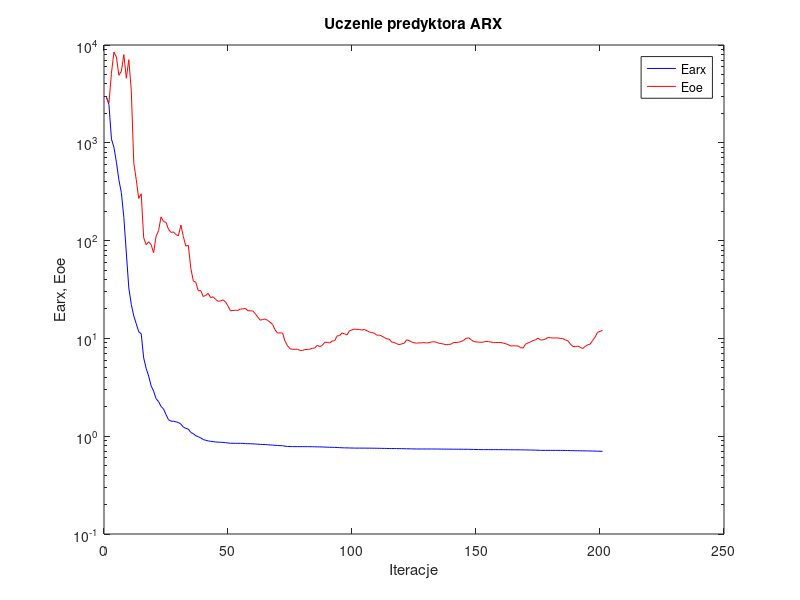
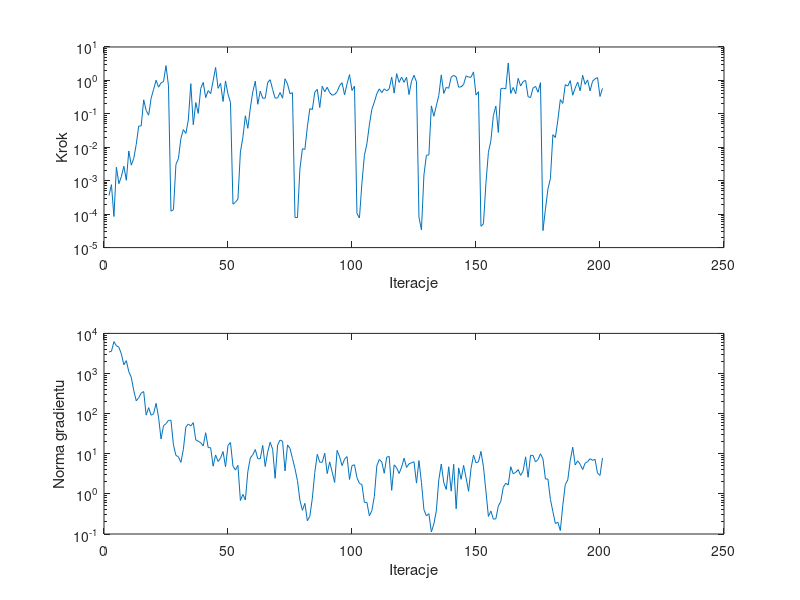

These charts were generated, in order, by the following MATLAB code:
%uczenie predyktora arx
clear all;
n=0; farx(n+1)=2.930982e+003; foe(n+1)=2.897202e+003; wspucz(n+1)=0.000000e+000; ng(n+1)=0.000000e+000;
%odnowa zmiennej metryki
n=1; farx(n+1)=2.456734e+003; foe(n+1)=2.563262e+003; krok(n+1)=3.604935e-004; ng(n+1)=3.440965e+003;
n=2; farx(n+1)=1.092846e+003; foe(n+1)=5.144940e+003; krok(n+1)=7.625735e-004; ng(n+1)=3.581809e+003;
n=3; farx(n+1)=9.004722e+002; foe(n+1)=8.473359e+003; krok(n+1)=8.509035e-005; ng(n+1)=6.223809e+003;
n=4; farx(n+1)=6.336114e+002; foe(n+1)=7.528685e+003; krok(n+1)=2.530456e-003; ng(n+1)=4.945159e+003;
n=5; farx(n+1)=4.173931e+002; foe(n+1)=4.902558e+003; krok(n+1)=8.178849e-004; ng(n+1)=4.509886e+003;
n=6; farx(n+1)=3.085533e+002; foe(n+1)=5.406411e+003; krok(n+1)=1.323776e-003; ng(n+1)=3.069046e+003;
n=7; farx(n+1)=1.723068e+002; foe(n+1)=7.978456e+003; krok(n+1)=2.707062e-003; ng(n+1)=1.651583e+003;
n=8; farx(n+1)=7.478066e+001; foe(n+1)=4.568574e+003; krok(n+1)=1.031514e-003; ng(n+1)=2.092362e+003;
n=9; farx(n+1)=3.280681e+001; foe(n+1)=7.073811e+003; krok(n+1)=7.740832e-003; ng(n+1)=1.108012e+003;
n=10; farx(n+1)=2.227913e+001; foe(n+1)=3.448476e+003; krok(n+1)=2.926191e-003; ng(n+1)=8.035813e+002;
n=11; farx(n+1)=1.697914e+001; foe(n+1)=6.239358e+002; krok(n+1)=4.648167e-003; ng(n+1)=3.750753e+002;
n=12; farx(n+1)=1.414349e+001; foe(n+1)=4.210027e+002; krok(n+1)=1.226153e-002; ng(n+1)=2.090244e+002;
n=13; farx(n+1)=1.169617e+001; foe(n+1)=2.698049e+002; krok(n+1)=4.305393e-002; ng(n+1)=2.497413e+002;
n=14; farx(n+1)=1.113921e+001; foe(n+1)=3.010670e+002; krok(n+1)=4.382471e-002; ng(n+1)=3.241143e+002;
n=15; farx(n+1)=6.316326e+000; foe(n+1)=1.069988e+002; krok(n+1)=2.624788e-001; ng(n+1)=3.551470e+002;
n=16; farx(n+1)=4.935301e+000; foe(n+1)=9.080838e+001; krok(n+1)=1.268053e-001; ng(n+1)=9.177697e+001;
n=17; farx(n+1)=4.126486e+000; foe(n+1)=9.729589e+001; krok(n+1)=9.137743e-002; ng(n+1)=1.408999e+002;
n=18; farx(n+1)=3.270659e+000; foe(n+1)=9.082095e+001; krok(n+1)=2.926858e-001; ng(n+1)=9.130269e+001;
n=19; farx(n+1)=2.892556e+000; foe(n+1)=7.507829e+001; krok(n+1)=5.393056e-001; ng(n+1)=9.999444e+001;
n=20; farx(n+1)=2.419552e+000; foe(n+1)=1.107312e+002; krok(n+1)=1.015268e+000; ng(n+1)=1.809602e+002;
n=21; farx(n+1)=2.258542e+000; foe(n+1)=1.264719e+002; krok(n+1)=6.273346e-001; ng(n+1)=8.128837e+001;
n=22; farx(n+1)=2.016203e+000; foe(n+1)=1.748107e+002; krok(n+1)=8.413217e-001; ng(n+1)=2.331423e+001;
n=23; farx(n+1)=1.902024e+000; foe(n+1)=1.565188e+002; krok(n+1)=9.270274e-001; ng(n+1)=5.000314e+001;
n=24; farx(n+1)=1.664208e+000; foe(n+1)=1.538392e+002; krok(n+1)=2.772031e+000; ng(n+1)=5.638831e+001;
n=25; farx(n+1)=1.474269e+000; foe(n+1)=1.306273e+002; krok(n+1)=6.930078e-001; ng(n+1)=6.783306e+001;
%odnowa zmiennej metryki
n=26; farx(n+1)=1.425235e+000; foe(n+1)=1.212658e+002; krok(n+1)=1.228120e-004; ng(n+1)=6.811637e+001;
n=27; farx(n+1)=1.422479e+000; foe(n+1)=1.226989e+002; krok(n+1)=1.356650e-004; ng(n+1)=1.667942e+001;
n=28; farx(n+1)=1.403076e+000; foe(n+1)=1.151452e+002; krok(n+1)=3.056641e-003; ng(n+1)=9.104549e+000;
n=29; farx(n+1)=1.380083e+000; foe(n+1)=1.120050e+002; krok(n+1)=4.615511e-003; ng(n+1)=8.411496e+000;
n=30; farx(n+1)=1.328667e+000; foe(n+1)=1.441494e+002; krok(n+1)=1.834657e-002; ng(n+1)=6.099918e+000;
n=31; farx(n+1)=1.238480e+000; foe(n+1)=1.097306e+002; krok(n+1)=3.388472e-002; ng(n+1)=1.294565e+001;
n=32; farx(n+1)=1.203206e+000; foe(n+1)=8.773910e+001; krok(n+1)=2.592196e-002; ng(n+1)=4.623739e+001;
n=33; farx(n+1)=1.181228e+000; foe(n+1)=8.961761e+001; krok(n+1)=6.561970e-002; ng(n+1)=5.506969e+001;
n=34; farx(n+1)=1.090825e+000; foe(n+1)=5.225076e+001; krok(n+1)=8.006244e-001; ng(n+1)=4.954681e+001;
n=35; farx(n+1)=1.062908e+000; foe(n+1)=3.870655e+001; krok(n+1)=4.725510e-002; ng(n+1)=5.950241e+001;
n=36; farx(n+1)=1.011376e+000; foe(n+1)=3.752687e+001; krok(n+1)=2.176811e-001; ng(n+1)=2.215983e+001;
n=37; farx(n+1)=9.889010e-001; foe(n+1)=3.075699e+001; krok(n+1)=1.031518e-001; ng(n+1)=2.055556e+001;
n=38; farx(n+1)=9.614249e-001; foe(n+1)=3.084844e+001; krok(n+1)=5.727234e-001; ng(n+1)=1.886479e+001;
n=39; farx(n+1)=9.250106e-001; foe(n+1)=2.682737e+001; krok(n+1)=8.733373e-001; ng(n+1)=1.569516e+001;
n=40; farx(n+1)=9.082912e-001; foe(n+1)=2.750690e+001; krok(n+1)=3.061194e-001; ng(n+1)=3.340674e+001;
n=41; farx(n+1)=8.957181e-001; foe(n+1)=2.894797e+001; krok(n+1)=4.964909e-001; ng(n+1)=1.428279e+001;
n=42; farx(n+1)=8.863731e-001; foe(n+1)=2.611522e+001; krok(n+1)=4.004429e-001; ng(n+1)=1.413776e+001;
n=43; farx(n+1)=8.808411e-001; foe(n+1)=2.662215e+001; krok(n+1)=9.761687e-001; ng(n+1)=4.902406e+000;
n=44; farx(n+1)=8.722522e-001; foe(n+1)=2.505093e+001; krok(n+1)=2.446161e+000; ng(n+1)=9.332493e+000;
n=45; farx(n+1)=8.698398e-001; foe(n+1)=2.394870e+001; krok(n+1)=5.786742e-001; ng(n+1)=6.407797e+000;
n=46; farx(n+1)=8.669287e-001; foe(n+1)=2.416671e+001; krok(n+1)=8.224396e-001; ng(n+1)=7.790880e+000;
n=47; farx(n+1)=8.646653e-001; foe(n+1)=2.477648e+001; krok(n+1)=2.343012e-001; ng(n+1)=1.136805e+001;
n=48; farx(n+1)=8.587399e-001; foe(n+1)=2.364898e+001; krok(n+1)=9.673187e-001; ng(n+1)=4.745017e+000;
n=49; farx(n+1)=8.528910e-001; foe(n+1)=2.141587e+001; krok(n+1)=3.854790e-001; ng(n+1)=1.623855e+001;
n=50; farx(n+1)=8.472640e-001; foe(n+1)=1.913537e+001; krok(n+1)=2.186494e-001; ng(n+1)=1.904239e+001;
%odnowa zmiennej metryki
n=51; farx(n+1)=8.469699e-001; foe(n+1)=1.932158e+001; krok(n+1)=1.991080e-004; ng(n+1)=4.904586e+000;
n=52; farx(n+1)=8.466915e-001; foe(n+1)=1.941195e+001; krok(n+1)=2.285820e-004; ng(n+1)=3.917812e+000;
n=53; farx(n+1)=8.458553e-001; foe(n+1)=1.931841e+001; krok(n+1)=2.814089e-004; ng(n+1)=5.141830e+000;
n=54; farx(n+1)=8.455333e-001; foe(n+1)=2.000416e+001; krok(n+1)=7.251821e-003; ng(n+1)=6.826003e-001;
n=55; farx(n+1)=8.441563e-001; foe(n+1)=2.003580e+001; krok(n+1)=1.989989e-002; ng(n+1)=9.749906e-001;
n=56; farx(n+1)=8.402444e-001; foe(n+1)=2.022147e+001; krok(n+1)=8.764941e-002; ng(n+1)=7.066672e-001;
n=57; farx(n+1)=8.381170e-001; foe(n+1)=1.920056e+001; krok(n+1)=3.692409e-002; ng(n+1)=3.617960e+000;
n=58; farx(n+1)=8.374336e-001; foe(n+1)=1.915900e+001; krok(n+1)=1.497077e-001; ng(n+1)=7.874640e+000;
n=59; farx(n+1)=8.355953e-001; foe(n+1)=1.907058e+001; krok(n+1)=4.572701e-001; ng(n+1)=9.438136e+000;
n=60; farx(n+1)=8.322037e-001; foe(n+1)=1.784736e+001; krok(n+1)=9.453922e-001; ng(n+1)=1.275790e+001;
n=61; farx(n+1)=8.289389e-001; foe(n+1)=1.650992e+001; krok(n+1)=1.937164e-001; ng(n+1)=7.571114e+000;
n=62; farx(n+1)=8.250475e-001; foe(n+1)=1.535868e+001; krok(n+1)=4.788369e-001; ng(n+1)=7.468781e+000;
n=63; farx(n+1)=8.230607e-001; foe(n+1)=1.561125e+001; krok(n+1)=2.928073e-001; ng(n+1)=1.612474e+001;
n=64; farx(n+1)=8.214934e-001; foe(n+1)=1.579307e+001; krok(n+1)=2.931171e-001; ng(n+1)=4.822272e+000;
n=65; farx(n+1)=8.174718e-001; foe(n+1)=1.525482e+001; krok(n+1)=8.670260e-001; ng(n+1)=1.105754e+001;
n=66; farx(n+1)=8.138675e-001; foe(n+1)=1.464670e+001; krok(n+1)=1.049915e+000; ng(n+1)=1.936156e+001;
n=67; farx(n+1)=8.113416e-001; foe(n+1)=1.387128e+001; krok(n+1)=5.350602e-001; ng(n+1)=1.295439e+001;
n=68; farx(n+1)=8.066141e-001; foe(n+1)=1.219272e+001; krok(n+1)=2.942678e-001; ng(n+1)=2.448055e+000;
n=69; farx(n+1)=8.039883e-001; foe(n+1)=1.133957e+001; krok(n+1)=3.000122e-001; ng(n+1)=1.648470e+001;
n=70; farx(n+1)=8.011017e-001; foe(n+1)=1.139492e+001; krok(n+1)=4.352152e-001; ng(n+1)=2.192248e+001;
n=71; farx(n+1)=7.989696e-001; foe(n+1)=1.134726e+001; krok(n+1)=2.944474e-001; ng(n+1)=2.058863e+001;
n=72; farx(n+1)=7.904723e-001; foe(n+1)=9.334539e+000; krok(n+1)=1.120145e+000; ng(n+1)=3.739436e+000;
n=73; farx(n+1)=7.860889e-001; foe(n+1)=8.403537e+000; krok(n+1)=7.773108e-001; ng(n+1)=1.661770e+001;
n=74; farx(n+1)=7.841306e-001; foe(n+1)=7.842234e+000; krok(n+1)=4.004429e-001; ng(n+1)=1.354768e+001;
n=75; farx(n+1)=7.823821e-001; foe(n+1)=7.729823e+000; krok(n+1)=4.288049e-001; ng(n+1)=7.616066e+000;
%odnowa zmiennej metryki
n=76; farx(n+1)=7.822654e-001; foe(n+1)=7.752288e+000; krok(n+1)=7.999634e-005; ng(n+1)=4.271612e+000;
n=77; farx(n+1)=7.822366e-001; foe(n+1)=7.750945e+000; krok(n+1)=7.847260e-005; ng(n+1)=2.138439e+000;
n=78; farx(n+1)=7.821691e-001; foe(n+1)=7.550669e+000; krok(n+1)=2.269576e-003; ng(n+1)=6.948634e-001;
n=79; farx(n+1)=7.820732e-001; foe(n+1)=7.527865e+000; krok(n+1)=9.069100e-003; ng(n+1)=3.904516e-001;
n=80; farx(n+1)=7.818564e-001; foe(n+1)=7.695558e+000; krok(n+1)=8.625805e-003; ng(n+1)=5.809032e-001;
n=81; farx(n+1)=7.817310e-001; foe(n+1)=7.703694e+000; krok(n+1)=4.076532e-002; ng(n+1)=2.139694e-001;
n=82; farx(n+1)=7.813000e-001; foe(n+1)=7.776156e+000; krok(n+1)=1.434696e-001; ng(n+1)=2.771289e-001;
n=83; farx(n+1)=7.806941e-001; foe(n+1)=7.912400e+000; krok(n+1)=1.338969e-001; ng(n+1)=7.728152e-001;
n=84; farx(n+1)=7.794984e-001; foe(n+1)=7.991703e+000; krok(n+1)=4.461084e-001; ng(n+1)=3.444585e+000;
n=85; farx(n+1)=7.782176e-001; foe(n+1)=8.508897e+000; krok(n+1)=5.393056e-001; ng(n+1)=9.688381e+000;
n=86; farx(n+1)=7.776273e-001; foe(n+1)=8.239672e+000; krok(n+1)=1.549381e-001; ng(n+1)=6.158683e+000;
n=87; farx(n+1)=7.757392e-001; foe(n+1)=8.481860e+000; krok(n+1)=6.709302e-001; ng(n+1)=6.152932e+000;
n=88; farx(n+1)=7.738802e-001; foe(n+1)=9.125516e+000; krok(n+1)=4.572701e-001; ng(n+1)=1.037253e+001;
n=89; farx(n+1)=7.721509e-001; foe(n+1)=9.105478e+000; krok(n+1)=6.241834e-001; ng(n+1)=3.203367e+000;
n=90; farx(n+1)=7.706601e-001; foe(n+1)=8.975278e+000; krok(n+1)=4.306047e-001; ng(n+1)=6.276511e+000;
n=91; farx(n+1)=7.696716e-001; foe(n+1)=9.399322e+000; krok(n+1)=3.607244e-001; ng(n+1)=3.516773e+000;
n=92; farx(n+1)=7.684745e-001; foe(n+1)=9.473707e+000; krok(n+1)=3.806077e-001; ng(n+1)=1.928675e+000;
n=93; farx(n+1)=7.663611e-001; foe(n+1)=1.059718e+001; krok(n+1)=4.602631e-001; ng(n+1)=1.215600e+001;
n=94; farx(n+1)=7.643271e-001; foe(n+1)=1.069644e+001; krok(n+1)=7.011953e-001; ng(n+1)=8.377981e+000;
n=95; farx(n+1)=7.614633e-001; foe(n+1)=1.137224e+001; krok(n+1)=8.536620e-001; ng(n+1)=5.062700e+000;
n=96; farx(n+1)=7.604392e-001; foe(n+1)=1.111809e+001; krok(n+1)=3.691454e-001; ng(n+1)=7.347784e+000;
n=97; farx(n+1)=7.594268e-001; foe(n+1)=1.086632e+001; krok(n+1)=7.847380e-001; ng(n+1)=8.505885e+000;
n=98; farx(n+1)=7.580589e-001; foe(n+1)=1.199170e+001; krok(n+1)=1.492366e+000; ng(n+1)=2.284983e+000;
n=99; farx(n+1)=7.573066e-001; foe(n+1)=1.220983e+001; krok(n+1)=5.014424e-001; ng(n+1)=5.096638e+000;
n=100; farx(n+1)=7.557373e-001; foe(n+1)=1.245224e+001; krok(n+1)=6.761661e-001; ng(n+1)=5.302663e+000;
%odnowa zmiennej metryki
n=101; farx(n+1)=7.556791e-001; foe(n+1)=1.236151e+001; krok(n+1)=1.042068e-004; ng(n+1)=2.539475e+000;
n=102; farx(n+1)=7.556581e-001; foe(n+1)=1.235079e+001; krok(n+1)=7.679143e-005; ng(n+1)=1.815386e+000;
n=103; farx(n+1)=7.555010e-001; foe(n+1)=1.215898e+001; krok(n+1)=8.476039e-004; ng(n+1)=1.708548e+000;
n=104; farx(n+1)=7.553540e-001; foe(n+1)=1.237208e+001; krok(n+1)=5.700116e-003; ng(n+1)=6.101826e-001;
n=105; farx(n+1)=7.549135e-001; foe(n+1)=1.198097e+001; krok(n+1)=1.264842e-002; ng(n+1)=6.161457e-001;
n=106; farx(n+1)=7.546407e-001; foe(n+1)=1.161813e+001; krok(n+1)=4.679016e-002; ng(n+1)=2.842303e-001;
n=107; farx(n+1)=7.543674e-001; foe(n+1)=1.145022e+001; krok(n+1)=1.364675e-001; ng(n+1)=3.815368e-001;
n=108; farx(n+1)=7.534456e-001; foe(n+1)=1.131907e+001; krok(n+1)=2.242518e-001; ng(n+1)=8.626379e-001;
n=109; farx(n+1)=7.528368e-001; foe(n+1)=1.077609e+001; krok(n+1)=3.983032e-001; ng(n+1)=4.971199e+000;
n=110; farx(n+1)=7.521912e-001; foe(n+1)=1.081789e+001; krok(n+1)=5.600723e-001; ng(n+1)=7.233977e+000;
n=111; farx(n+1)=7.513756e-001; foe(n+1)=1.055566e+001; krok(n+1)=4.310227e-001; ng(n+1)=6.213387e+000;
n=112; farx(n+1)=7.505304e-001; foe(n+1)=1.023664e+001; krok(n+1)=5.596492e-001; ng(n+1)=3.271553e+000;
n=113; farx(n+1)=7.494680e-001; foe(n+1)=9.890939e+000; krok(n+1)=4.842714e-001; ng(n+1)=8.236815e+000;
n=114; farx(n+1)=7.487631e-001; foe(n+1)=9.837029e+000; krok(n+1)=5.600723e-001; ng(n+1)=8.568556e+000;
n=115; farx(n+1)=7.478574e-001; foe(n+1)=9.168233e+000; krok(n+1)=1.253615e+000; ng(n+1)=1.225612e+000;
n=116; farx(n+1)=7.475946e-001; foe(n+1)=9.083098e+000; krok(n+1)=4.177026e-001; ng(n+1)=5.294827e+000;
n=117; farx(n+1)=7.471140e-001; foe(n+1)=8.838269e+000; krok(n+1)=1.601772e+000; ng(n+1)=4.475434e+000;
n=118; farx(n+1)=7.467089e-001; foe(n+1)=8.631745e+000; krok(n+1)=8.733373e-001; ng(n+1)=3.226462e+000;
n=119; farx(n+1)=7.459177e-001; foe(n+1)=8.784504e+000; krok(n+1)=1.256573e+000; ng(n+1)=4.650486e+000;
n=120; farx(n+1)=7.450878e-001; foe(n+1)=8.901066e+000; krok(n+1)=8.773192e-001; ng(n+1)=7.751601e+000;
n=121; farx(n+1)=7.438034e-001; foe(n+1)=9.660844e+000; krok(n+1)=1.242513e+000; ng(n+1)=4.568120e+000;
n=122; farx(n+1)=7.431113e-001; foe(n+1)=9.504588e+000; krok(n+1)=3.762637e-001; ng(n+1)=5.613390e+000;
n=123; farx(n+1)=7.421876e-001; foe(n+1)=9.192137e+000; krok(n+1)=9.453922e-001; ng(n+1)=5.963915e+000;
n=124; farx(n+1)=7.413638e-001; foe(n+1)=9.016492e+000; krok(n+1)=1.422745e+000; ng(n+1)=6.314256e+000;
n=125; farx(n+1)=7.404527e-001; foe(n+1)=8.947970e+000; krok(n+1)=9.073805e-001; ng(n+1)=1.857389e+000;
%odnowa zmiennej metryki
n=126; farx(n+1)=7.402060e-001; foe(n+1)=8.998541e+000; krok(n+1)=8.110079e-005; ng(n+1)=6.782657e+000;
n=127; farx(n+1)=7.401941e-001; foe(n+1)=9.004539e+000; krok(n+1)=3.400119e-005; ng(n+1)=1.938970e+000;
n=128; farx(n+1)=7.401742e-001; foe(n+1)=9.064767e+000; krok(n+1)=1.481195e-003; ng(n+1)=4.045993e-001;
n=129; farx(n+1)=7.401425e-001; foe(n+1)=8.977308e+000; krok(n+1)=5.767896e-003; ng(n+1)=2.816902e-001;
n=130; farx(n+1)=7.400988e-001; foe(n+1)=9.034445e+000; krok(n+1)=5.945944e-003; ng(n+1)=3.227506e-001;
n=131; farx(n+1)=7.399592e-001; foe(n+1)=9.195693e+000; krok(n+1)=1.732520e-001; ng(n+1)=1.127018e-001;
n=132; farx(n+1)=7.398313e-001; foe(n+1)=9.240478e+000; krok(n+1)=8.472165e-002; ng(n+1)=1.775707e-001;
n=133; farx(n+1)=7.395145e-001; foe(n+1)=9.134240e+000; krok(n+1)=1.752988e-001; ng(n+1)=3.789933e-001;
n=134; farx(n+1)=7.389547e-001; foe(n+1)=8.917789e+000; krok(n+1)=3.556863e-001; ng(n+1)=2.248795e+000;
n=135; farx(n+1)=7.382606e-001; foe(n+1)=8.864594e+000; krok(n+1)=1.462039e+000; ng(n+1)=5.546340e+000;
n=136; farx(n+1)=7.379796e-001; foe(n+1)=8.742726e+000; krok(n+1)=4.079802e-001; ng(n+1)=1.915804e+000;
n=137; farx(n+1)=7.375955e-001; foe(n+1)=8.604435e+000; krok(n+1)=6.229004e-001; ng(n+1)=1.288496e+000;
n=138; farx(n+1)=7.372770e-001; foe(n+1)=8.677994e+000; krok(n+1)=5.824576e-001; ng(n+1)=4.738816e+000;
n=139; farx(n+1)=7.369512e-001; foe(n+1)=8.744546e+000; krok(n+1)=1.258604e+000; ng(n+1)=1.170658e+000;
n=140; farx(n+1)=7.365230e-001; foe(n+1)=9.086986e+000; krok(n+1)=1.420334e+000; ng(n+1)=5.481660e+000;
n=141; farx(n+1)=7.361498e-001; foe(n+1)=9.074955e+000; krok(n+1)=1.274317e+000; ng(n+1)=4.250145e-001;
n=142; farx(n+1)=7.358538e-001; foe(n+1)=9.148329e+000; krok(n+1)=6.273059e-001; ng(n+1)=4.451701e+000;
n=143; farx(n+1)=7.355982e-001; foe(n+1)=9.289892e+000; krok(n+1)=6.428475e-001; ng(n+1)=2.307241e+000;
n=144; farx(n+1)=7.353025e-001; foe(n+1)=9.556065e+000; krok(n+1)=7.571876e-001; ng(n+1)=5.124458e+000;
n=145; farx(n+1)=7.350253e-001; foe(n+1)=1.002401e+001; krok(n+1)=1.371445e+000; ng(n+1)=2.512003e+000;
n=146; farx(n+1)=7.347404e-001; foe(n+1)=1.014015e+001; krok(n+1)=1.258604e+000; ng(n+1)=1.158474e+000;
n=147; farx(n+1)=7.338857e-001; foe(n+1)=9.716344e+000; krok(n+1)=1.242513e+000; ng(n+1)=4.327583e+000;
n=148; farx(n+1)=7.321286e-001; foe(n+1)=9.319285e+000; krok(n+1)=1.800219e+000; ng(n+1)=9.230173e+000;
n=149; farx(n+1)=7.309390e-001; foe(n+1)=9.206311e+000; krok(n+1)=3.655097e-001; ng(n+1)=5.967490e+000;
n=150; farx(n+1)=7.298768e-001; foe(n+1)=9.169645e+000; krok(n+1)=4.577617e-001; ng(n+1)=6.297917e+000;
%odnowa zmiennej metryki
n=151; farx(n+1)=7.293310e-001; foe(n+1)=9.126649e+000; krok(n+1)=4.334515e-005; ng(n+1)=1.145840e+001;
n=152; farx(n+1)=7.291644e-001; foe(n+1)=9.170878e+000; krok(n+1)=5.162212e-005; ng(n+1)=4.748806e+000;
n=153; farx(n+1)=7.290718e-001; foe(n+1)=9.337720e+000; krok(n+1)=8.409074e-004; ng(n+1)=1.165356e+000;
n=154; farx(n+1)=7.290491e-001; foe(n+1)=9.256410e+000; krok(n+1)=7.032104e-003; ng(n+1)=2.740592e-001;
n=155; farx(n+1)=7.289454e-001; foe(n+1)=9.210734e+000; krok(n+1)=1.594192e-002; ng(n+1)=3.736876e-001;
n=156; farx(n+1)=7.287969e-001; foe(n+1)=9.040288e+000; krok(n+1)=8.877087e-002; ng(n+1)=2.342537e-001;
n=157; farx(n+1)=7.286816e-001; foe(n+1)=9.072395e+000; krok(n+1)=1.714306e-001; ng(n+1)=2.389373e-001;
n=158; farx(n+1)=7.286495e-001; foe(n+1)=9.080557e+000; krok(n+1)=2.779047e-002; ng(n+1)=4.957887e-001;
n=159; farx(n+1)=7.284467e-001; foe(n+1)=9.086837e+000; krok(n+1)=5.631821e-001; ng(n+1)=6.523776e-001;
n=160; farx(n+1)=7.282296e-001; foe(n+1)=8.944688e+000; krok(n+1)=5.842182e-001; ng(n+1)=1.464139e+000;
n=161; farx(n+1)=7.281150e-001; foe(n+1)=8.823247e+000; krok(n+1)=5.600723e-001; ng(n+1)=1.840164e+000;
n=162; farx(n+1)=7.275306e-001; foe(n+1)=8.616545e+000; krok(n+1)=3.302482e+000; ng(n+1)=1.669298e+000;
n=163; farx(n+1)=7.270099e-001; foe(n+1)=8.355979e+000; krok(n+1)=4.063898e-001; ng(n+1)=4.747281e+000;
n=164; farx(n+1)=7.265629e-001; foe(n+1)=8.398765e+000; krok(n+1)=6.167589e-001; ng(n+1)=3.178029e+000;
n=165; farx(n+1)=7.264453e-001; foe(n+1)=8.385086e+000; krok(n+1)=4.004429e-001; ng(n+1)=3.430573e+000;
n=166; farx(n+1)=7.261464e-001; foe(n+1)=8.373348e+000; krok(n+1)=1.151610e+000; ng(n+1)=4.025688e+000;
n=167; farx(n+1)=7.256802e-001; foe(n+1)=8.031519e+000; krok(n+1)=6.776371e-001; ng(n+1)=2.889234e+000;
n=168; farx(n+1)=7.249935e-001; foe(n+1)=7.976099e+000; krok(n+1)=9.270274e-001; ng(n+1)=3.742460e+000;
n=169; farx(n+1)=7.236053e-001; foe(n+1)=8.747900e+000; krok(n+1)=1.006076e+000; ng(n+1)=8.392052e+000;
n=170; farx(n+1)=7.230892e-001; foe(n+1)=8.990230e+000; krok(n+1)=3.255844e-001; ng(n+1)=2.597574e+000;
n=171; farx(n+1)=7.222882e-001; foe(n+1)=9.219439e+000; krok(n+1)=3.077853e-001; ng(n+1)=9.154018e+000;
n=172; farx(n+1)=7.215769e-001; foe(n+1)=9.515272e+000; krok(n+1)=5.925364e-001; ng(n+1)=9.093738e+000;
n=173; farx(n+1)=7.201665e-001; foe(n+1)=9.651017e+000; krok(n+1)=6.653319e-001; ng(n+1)=6.265746e+000;
n=174; farx(n+1)=7.188311e-001; foe(n+1)=1.007518e+001; krok(n+1)=4.446475e-001; ng(n+1)=7.162649e+000;
n=175; farx(n+1)=7.168565e-001; foe(n+1)=9.622479e+000; krok(n+1)=8.575247e-001; ng(n+1)=1.000149e+001;
%odnowa zmiennej metryki
n=176; farx(n+1)=7.167248e-001; foe(n+1)=9.658471e+000; krok(n+1)=3.223481e-005; ng(n+1)=7.448611e+000;
n=177; farx(n+1)=7.166585e-001; foe(n+1)=9.828220e+000; krok(n+1)=1.407870e-004; ng(n+1)=2.339432e+000;
n=178; farx(n+1)=7.163937e-001; foe(n+1)=1.022349e+001; krok(n+1)=5.623444e-004; ng(n+1)=2.354788e+000;
n=179; farx(n+1)=7.163523e-001; foe(n+1)=1.016233e+001; krok(n+1)=1.166078e-003; ng(n+1)=7.250057e-001;
n=180; farx(n+1)=7.161311e-001; foe(n+1)=1.008152e+001; krok(n+1)=2.378377e-002; ng(n+1)=3.628066e-001;
n=181; farx(n+1)=7.160814e-001; foe(n+1)=1.011543e+001; krok(n+1)=1.961876e-002; ng(n+1)=1.821406e-001;
n=182; farx(n+1)=7.159363e-001; foe(n+1)=1.010946e+001; krok(n+1)=6.479315e-002; ng(n+1)=1.962775e-001;
n=183; farx(n+1)=7.157813e-001; foe(n+1)=1.000849e+001; krok(n+1)=2.672252e-001; ng(n+1)=1.219785e-001;
n=184; farx(n+1)=7.155002e-001; foe(n+1)=9.967528e+000; krok(n+1)=2.051030e-001; ng(n+1)=5.223052e-001;
n=185; farx(n+1)=7.148510e-001; foe(n+1)=9.632272e+000; krok(n+1)=7.487569e-001; ng(n+1)=1.704833e+000;
n=186; farx(n+1)=7.141465e-001; foe(n+1)=9.490016e+000; krok(n+1)=6.751168e-001; ng(n+1)=2.228420e+000;
n=187; farx(n+1)=7.126709e-001; foe(n+1)=8.792038e+000; krok(n+1)=9.859540e-001; ng(n+1)=6.824986e+000;
n=188; farx(n+1)=7.117004e-001; foe(n+1)=8.266122e+000; krok(n+1)=3.607908e-001; ng(n+1)=1.456197e+001;
n=189; farx(n+1)=7.107402e-001; foe(n+1)=8.230690e+000; krok(n+1)=5.970321e-001; ng(n+1)=5.255966e+000;
n=190; farx(n+1)=7.098698e-001; foe(n+1)=8.343112e+000; krok(n+1)=8.892951e-001; ng(n+1)=6.655411e+000;
n=191; farx(n+1)=7.092578e-001; foe(n+1)=8.127515e+000; krok(n+1)=4.903006e-001; ng(n+1)=5.470714e+000;
n=192; farx(n+1)=7.085262e-001; foe(n+1)=7.874171e+000; krok(n+1)=1.422745e+000; ng(n+1)=4.017860e+000;
n=193; farx(n+1)=7.080442e-001; foe(n+1)=8.272651e+000; krok(n+1)=7.610808e-001; ng(n+1)=5.827871e+000;
n=194; farx(n+1)=7.069996e-001; foe(n+1)=8.592577e+000; krok(n+1)=1.033731e+000; ng(n+1)=6.360510e+000;
n=195; farx(n+1)=7.063467e-001; foe(n+1)=8.734940e+000; krok(n+1)=4.854776e-001; ng(n+1)=7.539029e+000;
n=196; farx(n+1)=7.053042e-001; foe(n+1)=9.497166e+000; krok(n+1)=9.429061e-001; ng(n+1)=6.854334e+000;
n=197; farx(n+1)=7.041655e-001; foe(n+1)=1.029805e+001; krok(n+1)=1.120145e+000; ng(n+1)=7.241673e+000;
n=198; farx(n+1)=7.022571e-001; foe(n+1)=1.151531e+001; krok(n+1)=1.212653e+000; ng(n+1)=3.276422e+000;
n=199; farx(n+1)=7.016913e-001; foe(n+1)=1.178371e+001; krok(n+1)=3.311156e-001; ng(n+1)=2.883445e+000;
n=200; farx(n+1)=7.000710e-001; foe(n+1)=1.211763e+001; krok(n+1)=5.779335e-001; ng(n+1)=7.817207e+000;

figure; semilogy(farx,'b'); hold on; semilogy(foe,'r'); xlabel('Iteracje'); ylabel('Earx, Eoe'); legend('Earx','Eoe'); title('Uczenie predyktora ARX');
figure; subplot(2,1,1); semilogy(krok); xlabel('Iteracje'); ylabel('Krok');
subplot(2,1,2); semilogy(ng); xlabel('Iteracje'); ylabel('Norma gradientu');
Earx=farx(n+1)
Eoe=foe(n+1)
